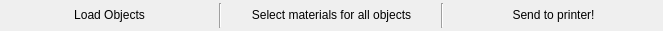
<?xml version="1.0" encoding="UTF-8"?>
<ui version="4.0">
 <class>Toolbar</class>
 <widget class="QWidget" name="Toolbar">
  <property name="geometry">
   <rect>
    <x>0</x>
    <y>0</y>
    <width>663</width>
    <height>31</height>
   </rect>
  </property>
  <property name="sizePolicy">
   <sizepolicy hsizetype="Preferred" vsizetype="Preferred">
    <horstretch>0</horstretch>
    <verstretch>0</verstretch>
   </sizepolicy>
  </property>
  <property name="windowTitle">
   <string>Toolbar</string>
  </property>
  <layout class="QHBoxLayout" name="horizontalLayout">
   <property name="spacing">
    <number>3</number>
   </property>
   <property name="margin">
    <number>3</number>
   </property>
   <item>
    <widget class="QPushButton" name="loadObjects">
     <property name="text">
      <string>Load Objects</string>
     </property>
     <property name="flat">
      <bool>true</bool>
     </property>
    </widget>
   </item>
   <item>
    <widget class="Line" name="line_2">
     <property name="orientation">
      <enum>Qt::Vertical</enum>
     </property>
    </widget>
   </item>
   <item>
    <widget class="QPushButton" name="selectMaterials">
     <property name="text">
      <string>Select materials for all objects</string>
     </property>
     <property name="flat">
      <bool>true</bool>
     </property>
    </widget>
   </item>
   <item>
    <widget class="Line" name="line_3">
     <property name="orientation">
      <enum>Qt::Vertical</enum>
     </property>
    </widget>
   </item>
   <item>
    <widget class="QPushButton" name="sendToPrinter">
     <property name="text">
      <string>Send to printer!</string>
     </property>
     <property name="flat">
      <bool>true</bool>
     </property>
    </widget>
   </item>
  </layout>
 </widget>
 <resources/>
 <connections/>
</ui>
